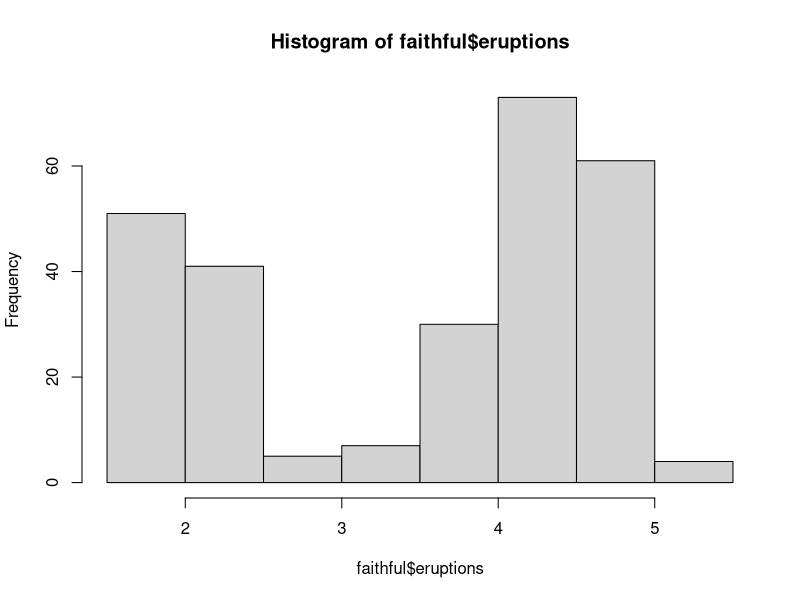
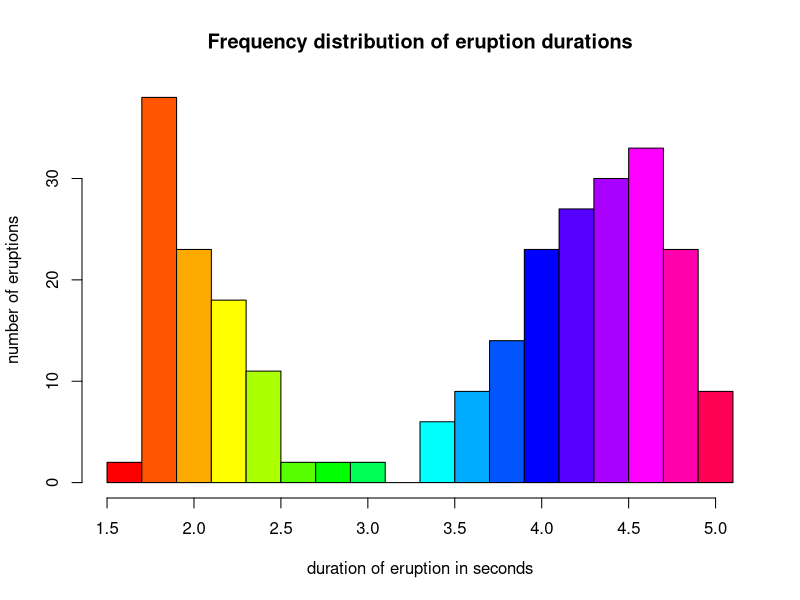
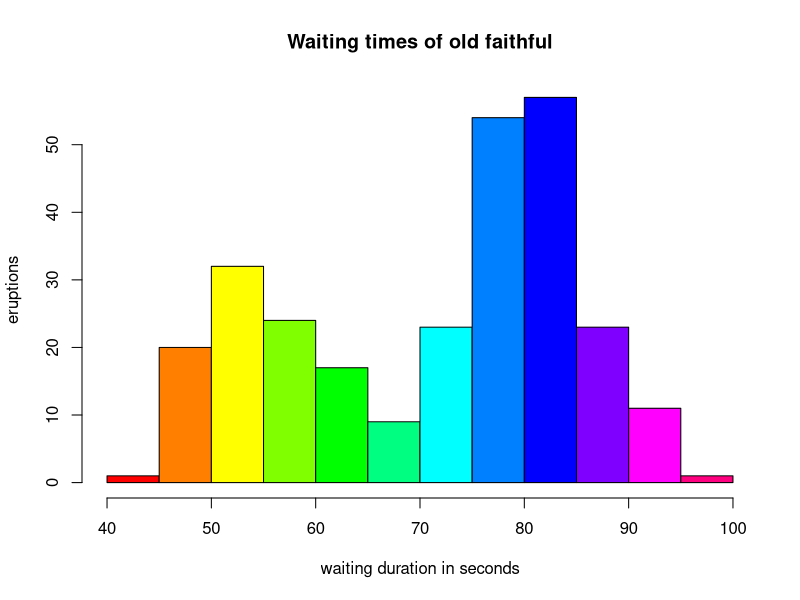
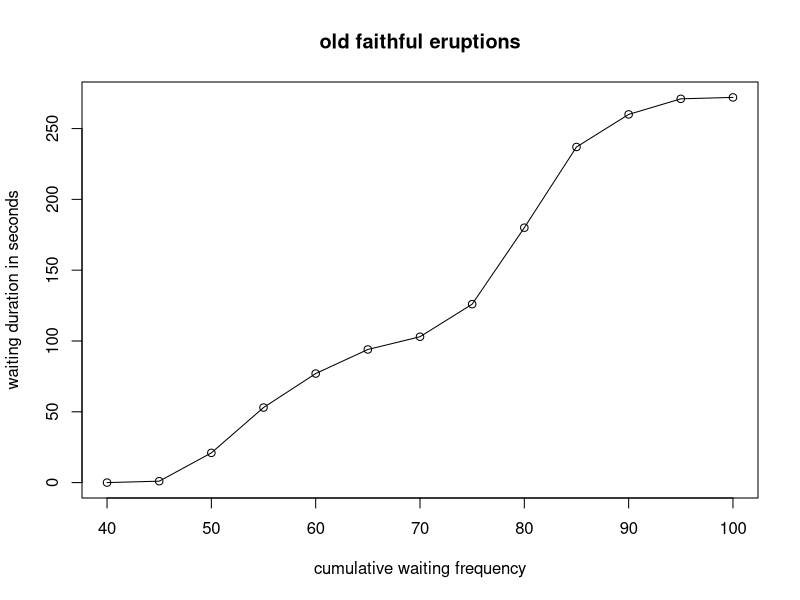
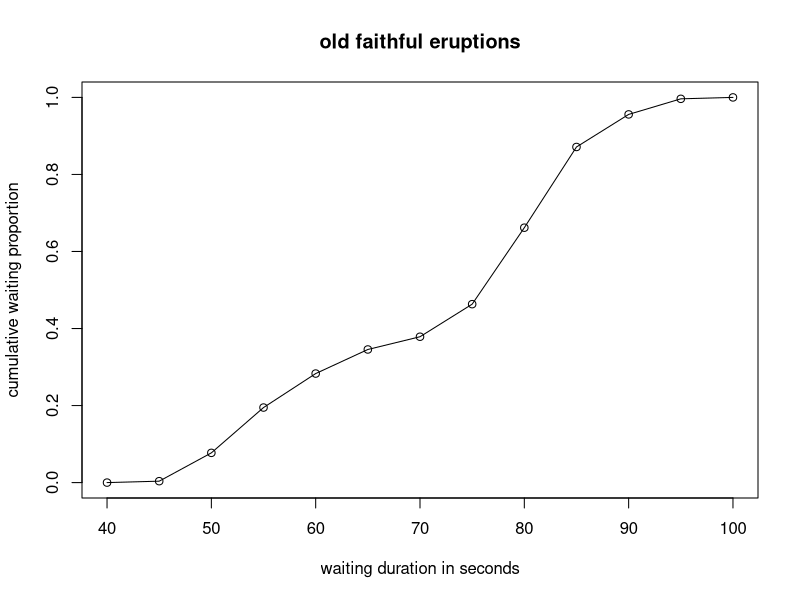
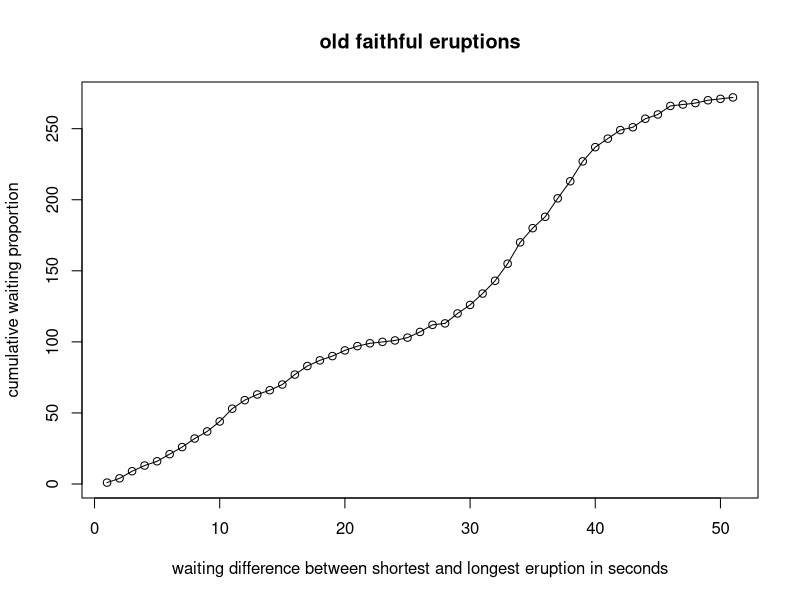
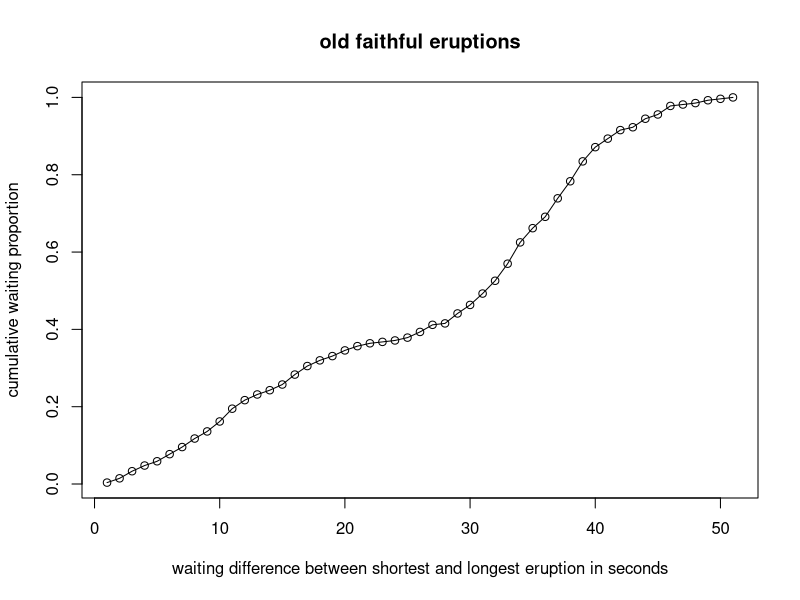

Write R code to recreate these figures, in order.
# ----------------------------------------------------------------------------------------------------
# Modul:      Deskriptive Statistik
# Author:     Christoph Hilty
# Datum:      11.11.2016
# Aufgaben:   CAS_DA_R_QuantDaten_Aufgaben.pdf
# ----------------------------------------------------------------------------------------------------


# Aufgabe: Häufigkeitsverteilung quantitativer Daten
# ----------------------------------------------------------------------------------------------------

# Haufigkeitsverteilung ohne Gruppierung
table(faithful$waiting)

# alternativ die Haeufigkeitsverteilung mit einer Einteilung in Gruppen
waitings.gruppiert <- cut(faithful$waiting, breaks = seq(40, 100, by = 10), include.lowest = TRUE, right = FALSE)
table(waitings.gruppiert)

# Intervall mit meisten Eruptionen
eruptions <- table(faithful$eruptions)
subset(eruptions, eruptions == max(eruptions))

# Range von Eruptionen bestimmen
eruptions.range <- range(faithful$eruptions)

# Haeufigkeitsverteilung der Eruptionszeiten (mit Defaults)
hist(faithful$eruptions, right = FALSE)

# Haeufigkeitsverteilung der Eruptionszeiten (ohne Defaults)
hist(faithful$eruptions, right = FALSE, breaks =  seq(1.5, 5.2, by = .2),
     xlab = "duration of eruption in seconds", ylab = "number of eruptions",
     main = "Frequency distribution of eruption durations",
     col = rainbow(18))


# Aufgabe: Histogramm
# ----------------------------------------------------------------------------------------------------

hist(faithful$waiting, right = FALSE,
     main = "Waiting times of old faithful", xlab = "waiting duration in seconds", ylab = "eruptions", 
     col = rainbow(12))


# Aufgabe: Relative Häufigkeitsverteilung stetiger Daten
# ----------------------------------------------------------------------------------------------------

# Ungruppierter Vergleich
round(prop.table(table(faithful$waiting)), 4)

# Gruppenbrueche bestimmen
waiting.breaks <- seq(40, 100, by = 5)

# Effektive Wartezeiten in Gruppen verteilen
waitings.cuts <- cut(faithful$waiting, waiting.breaks, right = FALSE, include.lowest = TRUE)
waitings.freq <- table(waitings.cuts)
waitings.relfreq <- prop.table(waitings.freq)

# Relative Haeufigkeitsverteilung gruppiert
prop.table(waitings.freq)

# Gerundet und in Prozenten
waitings.percentage <- round(waitings.relfreq, digits = 4) * 100

# Und noch absolute Haeufigkeiten und relative Haeufigeiten gegenuebergestellt
cbind(waitings.freq, waitings.percentage)


# Aufgabe: Kumulierte Häufigkeitsverteilung
# ----------------------------------------------------------------------------------------------------

# Summierte absolute Haeufigkeitsverteilung
waitings.freq.cum <- cumsum(waitings.freq)

# Und noch als Spalten
cbind(waitings.freq.cum)


# Aufgabe: Kumulierte Häufigkeitsverteilungskurve
# ----------------------------------------------------------------------------------------------------

waitings.freq.cum0 <- c(0, waitings.freq.cum)

# Absolute, kumulierte Haeufigkeitsverteilung plotten
plot(waiting.breaks, waitings.freq.cum0,
     main = "old faithful eruptions",
     xlab = "cumulative waiting frequency", ylab = "waiting duration in seconds"
)

# Kurve hinzufuegen
lines(waiting.breaks, waitings.freq.cum0)


# Aufgabe: Kumulierte relative Häufigkeitsverteilung
# ----------------------------------------------------------------------------------------------------

# Zu diese Zweck brauchen wir die relativen Zahlen
waitings.relfreq.cum <- cumsum(waitings.relfreq)

# 0-Punkt hinzufuegen
waitings.relfreq.cum0 <- c(0, waitings.relfreq.cum)

# Kummulierte Haeufigkeitsverteilung plotten
plot(waiting.breaks, waitings.relfreq.cum0, 
     main = "old faithful eruptions",
     ylab = "cumulative waiting proportion", xlab = "waiting duration in seconds"
)

# Aufgabe: Kumulierte relative Häufigkeitsverteilungskurve
# ----------------------------------------------------------------------------------------------------

# Kurve hinzufuegen
lines(waiting.breaks, waitings.relfreq.cum0)



# Variation der beiden Kurven ohne Gruppierung, resp. implizite Gruppierung auf Sekunden
# ----------------------------------------------------------------------------------------------------

# absolut
plot(cumsum(table(faithful$waiting)), main = "old faithful eruptions",
     ylab = "cumulative waiting proportion", xlab = "waiting difference between shortest and longest eruption in seconds")
lines(cumsum(table(faithful$waiting)))

# relativ
plot(cumsum(table(faithful$waiting)/nrow(faithful)), main = "old faithful eruptions",
     ylab = "cumulative waiting proportion", xlab = "waiting difference between shortest and longest eruption in seconds")
lines(cumsum(table(faithful$waiting)/nrow(faithful)))



